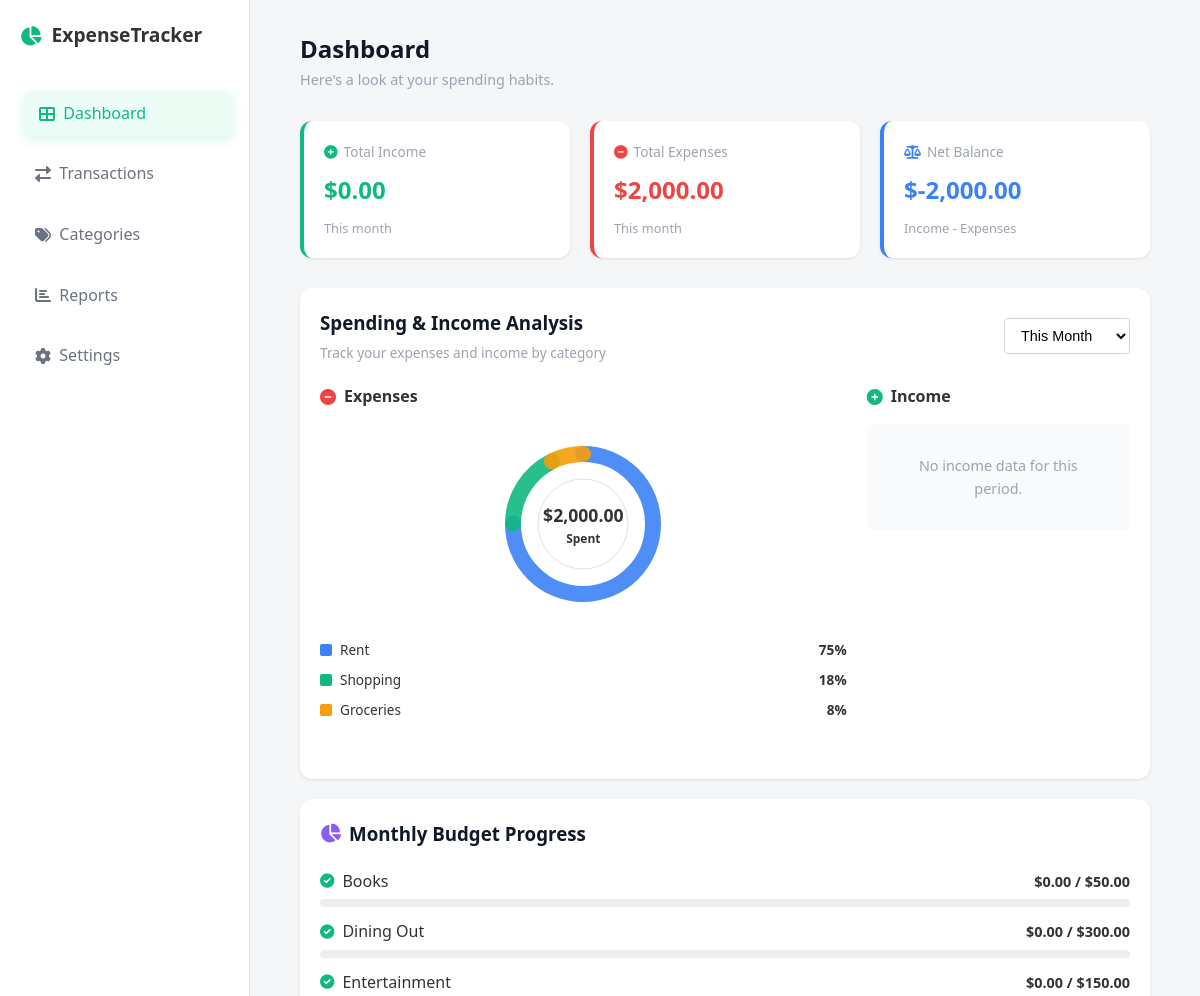
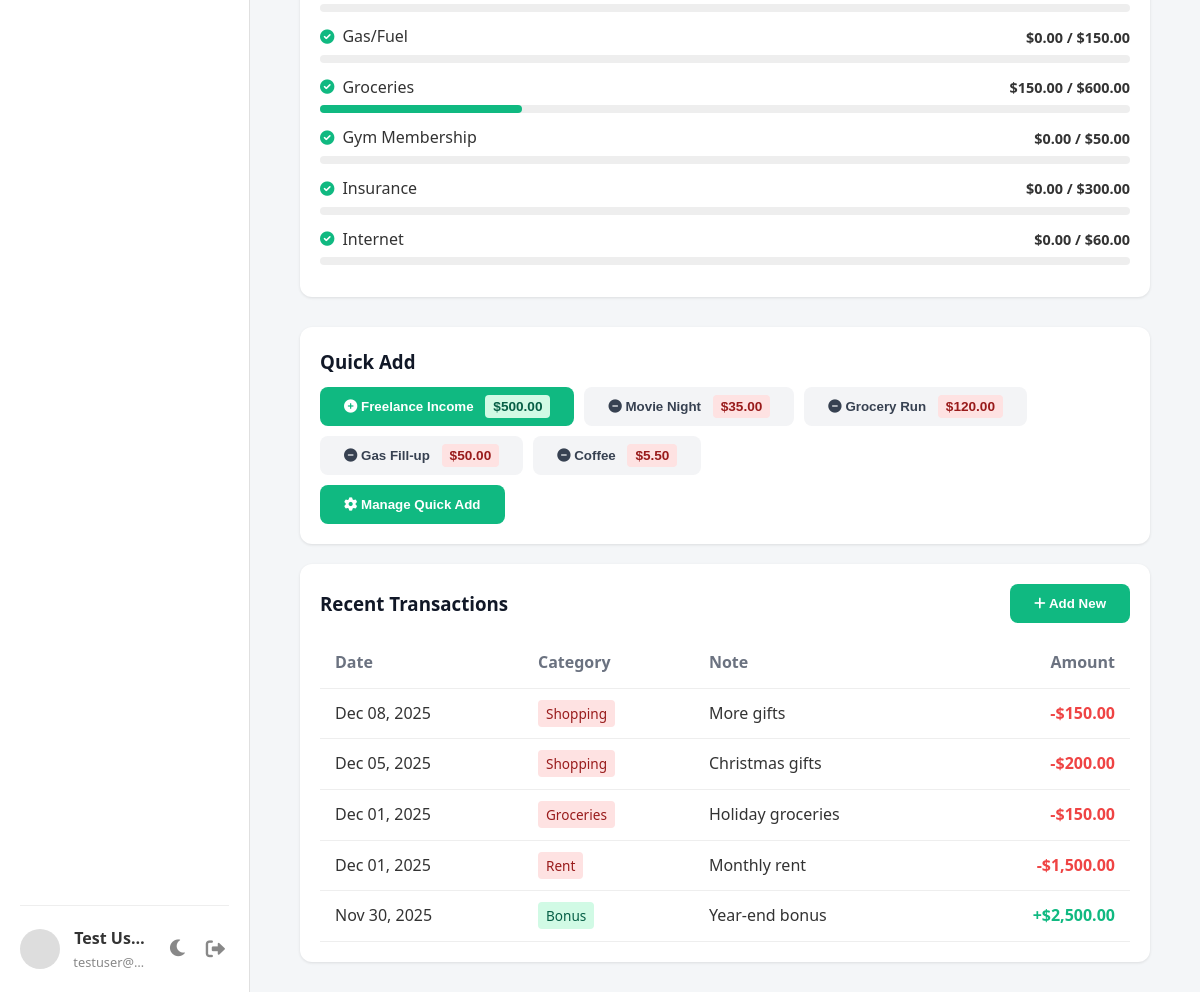
The page /DashboardOverview.php (signed in) on the database its author committed (2 pictures, top to bottom).
### tables this page shows
CREATE TABLE IF NOT EXISTS `categories` (
  `id` INT UNSIGNED NOT NULL AUTO_INCREMENT,
  `user_id` INT UNSIGNED NOT NULL,
  `name` VARCHAR(100) NOT NULL,
  `type` ENUM('income','expense') DEFAULT 'expense',
  `monthly_budget` DECIMAL(10,2) NULL,
  `recurring_frequency` ENUM('weekly','biweekly','monthly','quarterly','yearly') NULL,
  `recurring_amount` DECIMAL(10,2) NULL,
  `recurring_date` INT NULL COMMENT 'Day of month (1-31) or week number for weekly cycles',
  `last_recurring_date` DATE NULL COMMENT 'Track when last recurring transaction was logged',
  `created_at` TIMESTAMP NOT NULL DEFAULT CURRENT_TIMESTAMP,
  PRIMARY KEY (`id`),
  KEY `idx_categories_user` (`user_id`),
  KEY `idx_categories_type` (`type`),
  CONSTRAINT `fk_categories_user` FOREIGN KEY (`user_id`) REFERENCES `users`(`id`) ON DELETE CASCADE
);

CREATE TABLE IF NOT EXISTS `quick_presets` (
  `id` INT UNSIGNED NOT NULL AUTO_INCREMENT,
  `user_id` INT UNSIGNED NOT NULL,
  `label` VARCHAR(60) NOT NULL,
  `type` ENUM('income','expense') NOT NULL DEFAULT 'expense',
  `amount` DECIMAL(10,2) NOT NULL,
  `category_id` INT UNSIGNED NULL,
  `note` VARCHAR(255) NULL,
  `created_at` TIMESTAMP NOT NULL DEFAULT CURRENT_TIMESTAMP,
  PRIMARY KEY (`id`),
  KEY `idx_qp_user` (`user_id`),
  CONSTRAINT `fk_qp_user` FOREIGN KEY (`user_id`) REFERENCES `users`(`id`) ON DELETE CASCADE,
  CONSTRAINT `fk_qp_category` FOREIGN KEY (`category_id`) REFERENCES `categories`(`id`) ON DELETE SET NULL
);

CREATE TABLE IF NOT EXISTS `transactions` (
  `id` INT UNSIGNED NOT NULL AUTO_INCREMENT,
  `user_id` INT UNSIGNED NOT NULL,
  `category_id` INT UNSIGNED NULL,
  `type` ENUM('income','expense') NOT NULL,
  `amount` DECIMAL(10,2) NOT NULL,
  `note` VARCHAR(255) NULL,
  `date` DATE NOT NULL,
  `receipt_image` VARCHAR(255) NULL COMMENT 'Filename of uploaded receipt image',
  `created_at` TIMESTAMP NOT NULL DEFAULT CURRENT_TIMESTAMP,
  PRIMARY KEY (`id`),
  KEY `idx_transactions_user_date` (`user_id`, `date`),
  KEY `idx_transactions_category` (`category_id`),
  CONSTRAINT `fk_transactions_user` FOREIGN KEY (`user_id`) REFERENCES `users`(`id`) ON DELETE CASCADE,
  CONSTRAINT `fk_transactions_category` FOREIGN KEY (`category_id`) REFERENCES `categories`(`id`) ON DELETE SET NULL
);

### DashboardOverview.php (the view, shortened to what the rows shown need)
<?php
require_once __DIR__ . '/includes/auth.php';
$pdo = db();
$uid = (int)$_SESSION['user_id'];
$ym = date('Y-m');
$chartStartDate = date('Y-m-d', strtotime('first day of this month'));
$chartEndDate = date('Y-m-d');
$chartStmt = $pdo->prepare(
    "SELECT c.id, c.name, SUM(t.amount) as spent
     FROM categories c
     LEFT JOIN transactions t ON t.category_id = c.id AND t.user_id = c.user_id AND t.date >= ? AND t.date <= ? AND t.type = 'expense'
     WHERE c.user_id = ? AND c.type = 'expense'
     GROUP BY c.id, c.name
     HAVING spent > 0
     ORDER BY spent DESC"
);
$chartStmt->execute([$chartStartDate, $chartEndDate, $uid]);
$chartData = $chartStmt->fetchAll();
$chartTotal = array_sum(array_column($chartData, 'spent'));
$colors = ['#3b82f6', '#10b981', '#f59e0b', '#8b5cf6', '#ef4444', '#06b6d4', '#ec4899', '#14b8a6', '#f97316', '#6366f1'];
$stmt = $pdo->prepare("SELECT
    SUM(CASE WHEN type='income' THEN amount ELSE 0 END) AS income,
    SUM(CASE WHEN type='expense' THEN amount ELSE 0 END) AS expenses
  FROM transactions
  WHERE user_id = ? AND DATE_FORMAT(`date`, '%Y-%m') = ?");
$stmt->execute([$uid, $ym]);
$totals = $stmt->fetch() ?: ['income'=>0,'expenses'=>0];
$income = (float)($totals['income'] ?: 0);
$expenses = (float)($totals['expenses'] ?: 0);
$remaining = $income - $expenses;
include 'includes/header.php';
?>
<header>
    <div>
        <h2>Dashboard</h2>
    </div>
</header>
<div class="grid-3">
    <div class="card" style="border-left: 4px solid #10b981;">
        <h2 class="text-green" style="margin: 8px 0;"><?php echo get_currency_symbol(); ?><?php echo number_format($income, 2); ?></h2>
    </div>
    <div class="card" style="border-left: 4px solid #ef4444;">
        <h2 class="text-red" style="margin: 8px 0;"><?php echo get_currency_symbol(); ?><?php echo number_format($expenses, 2); ?></h2>
    </div>
    <div class="card" style="border-left: 4px solid #3b82f6;">
        <h2 style="color: #3b82f6; margin: 8px 0;"><?php echo get_currency_symbol(); ?><?php echo number_format($remaining, 2); ?></h2>
    </div>
</div>
<div class="grid-2" style="gap: 20px;">
    <div class="card" style="grid-column: 1 / -1;">
        <div class="grid-2" style="gap: 20px;">
            <div>
                <?php if (empty($chartData)): ?>
                    <div class="text-muted" style="text-align: center; padding: 30px; background: #f9fafb; border-radius: 8px;">No expense data for this period.</div>
                <?php else: ?>
                    <div class="chart-wrapper" style="display: flex; flex-direction: column; gap: 15px;">
                        <div class="chart-legend">
                            <ul style="list-style: none; padding: 0; margin: 0; max-height: 200px; overflow-y: auto;">
                                <?php foreach ($chartData as $idx => $cat): ?>
                                    <?php
                                        $spent = (float)$cat['spent'];
                                        $pct = $chartTotal > 0 ? ($spent / $chartTotal) * 100 : 0;
                                        $color = $colors[$idx % count($colors)];
                                    ?>
                                    <li style="margin-bottom: 8px; display: flex; align-items: center; gap: 8px; font-size: 0.85rem;">
                                        <div style="width: 12px; height: 12px; background: <?php echo $color; ?>; border-radius: 2px; flex-shrink: 0;"></div>
                                        <div style="flex: 1; min-width: 0;">
                                            <div style="font-weight: 500;" class="chart-text-dark"><?php echo e(substr($cat['name'], 0, 16)); ?></div>
                                        </div>
                                        <div style="font-weight: 600;" class="chart-text-dark"><?php echo number_format($pct, 0); ?>%</div>
                                    </li>
                                <?php endforeach; ?>
                            </ul>
                        </div>
                    </div>
                <?php endif; ?>
            </div>
        </div>
    </div>
    <div class="card" style="grid-column: 1 / -1;">
        <div style="margin-top: 20px;">
            <?php
            $stmt = $pdo->prepare("SELECT c.id, c.name, c.type, c.monthly_budget,
                SUM(CASE WHEN t.type='expense' THEN t.amount ELSE 0 END) AS spent
              FROM categories c
              LEFT JOIN transactions t ON t.category_id = c.id AND t.user_id = c.user_id AND DATE_FORMAT(t.date,'%Y-%m') = ?
              WHERE c.user_id = ? AND c.type = 'expense'
              GROUP BY c.id
              ORDER BY c.name ASC
              LIMIT 8");
            $stmt->execute([$ym, $uid]);
            foreach ($stmt as $row):
                $spent = (float)($row['spent'] ?: 0);
                $budget = isset($row['monthly_budget']) ? (float)$row['monthly_budget'] : 0;
                $pct = $budget > 0 ? min(100, ($spent / $budget) * 100) : 0;
                $statusColor = '#10b981';
                $statusIcon = 'fa-check-circle';
            ?>
            <div style="display:flex; justify-content:space-between; margin-bottom:5px; align-items:center;">
                <div style="display:flex; align-items:center; gap:8px; flex:1;">
                    <i class="fas <?php echo $statusIcon; ?>" style="color:<?php echo $statusColor; ?>; font-size:0.9rem;"></i>
                    <span><?php echo e($row['name']); ?></span>
                </div>
                <span style="font-size:0.9rem; font-weight:600;"><?php echo get_currency_symbol(); ?><?php echo number_format($spent,2); ?><?php if ($budget>0): ?> / <?php echo get_currency_symbol(); ?><?php echo number_format($budget,2); ?><?php else: ?> <span style="color:#999;">(no limit)</span><?php endif; ?></span>
            </div>
            <div style="height: 8px; background: #eee; border-radius: 4px; margin-bottom: 12px;">
                <div style="height: 100%; width: <?php echo ($budget > 0 ? (int)$pct : 0); ?>%; background: <?php echo $statusColor; ?>; border-radius: 4px;"></div>
            </div>
            <?php endforeach; ?>
        </div>
    </div>
</div>
<div class="card mb-2">
    <div style="display:flex; flex-wrap: wrap; gap: 10px; margin-top: 10px;">
        <?php
        $dashboard_presets = array();
        try {
            $ps = $pdo->prepare('SELECT id, label, type, amount FROM quick_presets WHERE user_id = ? ORDER BY created_at DESC, id DESC');
            $ps->execute(array($uid));
            $dashboard_presets = $ps->fetchAll();
        } catch (Exception $e) {
            $dashboard_presets = array();
        }
        ?>
        <?php if (empty($dashboard_presets)): ?>
            <div class="text-muted">No quick presets yet. Create them in Add New Transaction.</div>
        <?php else: ?>
            <?php foreach ($dashboard_presets as $p): ?>
                <?php
                    $isInc = ($p['type'] === 'income');
                    $btnClass = $isInc ? 'btn-primary' : 'btn-secondary';
                    $iconClass = $isInc ? 'fa-plus-circle' : 'fa-minus-circle';
                    $badgeClass = $isInc ? 'badge-income' : 'badge-expense';
                    $amountStr = number_format($p['amount'], 2);
                ?>
                <form action="TransactionEntryForm.php" method="POST" style="margin:0;">
                    <button class="btn <?php echo $btnClass; ?>" style="width:auto;">
                        <i class="fas <?php echo $iconClass; ?>"></i>
                        <?php echo e($p['label']); ?>
                        <span class="badge <?php echo $badgeClass; ?>" style="margin-left:8px;"><?php echo get_currency_symbol(); ?><?php echo $amountStr; ?></span>
                    </button>
                </form>
            <?php endforeach; ?>
        <?php endif; ?>
    </div>
</div>
<div class="card">
    <?php
    $recentStmt = $pdo->prepare("SELECT t.id, t.date, t.type, t.amount, t.note, c.name AS category_name
                                 FROM transactions t
                                 LEFT JOIN categories c ON c.id = t.category_id
                                 WHERE t.user_id = ?
                                 ORDER BY t.date DESC, t.id DESC
                                 LIMIT 5");
    $recentStmt->execute([$uid]);
    $recent = $recentStmt->fetchAll();
    ?>
    <table>
        <thead>
            <tr>
                <th>Date</th>
                <th>Category</th>
                <th>Note</th>
                <th style="text-align:right;">Amount</th>
            </tr>
        </thead>
        <tbody>
        <?php if (empty($recent)): ?>
            <tr><td colspan="4" class="text-muted">No transactions yet.</td></tr>
        <?php else: ?>
            <?php foreach ($recent as $r): ?>
            <?php
                $isIncome = ($r['type'] === 'income');
                $cls = $isIncome ? 'text-green' : 'text-red';
                $sign = $isIncome ? '+' : '-';
                $cat = $r['category_name'] ? $r['category_name'] : ($isIncome ? 'Income' : 'Uncategorized');
            ?>
            <tr>
                <td><?php echo e(date('M d, Y', strtotime($r['date']))); ?></td>
                <td><span class="badge <?php echo $isIncome ? 'badge-income' : 'badge-expense'; ?>"><?php echo e($cat); ?></span></td>
                <td><?php echo e($r['note']); ?></td>
                <td style="text-align:right; font-weight:bold;" class="<?php echo $cls; ?>"><?php echo $sign; ?><?php echo get_currency_symbol(); ?><?php echo number_format($r['amount'], 2); ?></td>
            </tr>
            <?php endforeach; ?>
        <?php endif; ?>
        </tbody>
    </table>
</div>
<?php include 'includes/footer.php'; ?>

### rows shown on the page
categories: name "Rent", pct "75"
categories: name "Shopping", pct "18"
categories: name "Groceries", pct "8", spent "150.00", monthly_budget "600.00"
categories: name "Books", spent "0.00", monthly_budget "50.00"
categories: name "Dining Out", spent "0.00", monthly_budget "300.00"
categories: name "Entertainment", spent "0.00", monthly_budget "150.00"
categories: name "Gas/Fuel", spent "0.00", monthly_budget "150.00"
categories: name "Gym Membership", spent "0.00", monthly_budget "50.00"
categories: name "Insurance", spent "0.00", monthly_budget "300.00"
categories: name "Internet", spent "0.00", monthly_budget "60.00"
quick_presets: label "Freelance Income", amount "500.00"
quick_presets: label "Movie Night", amount "35.00"
quick_presets: label "Grocery Run", amount "120.00"
quick_presets: label "Gas Fill-up", amount "50.00"
quick_presets: label "Coffee", amount "5.50"
transactions: date "Dec 08, 2025", category.name "Shopping", note "More gifts", type "-", amount "150.00"
transactions: date "Dec 05, 2025", category.name "Shopping", note "Christmas gifts", type "-", amount "200.00"
transactions: date "Dec 01, 2025", category.name "Groceries", note "Holiday groceries", type "-", amount "150.00"
transactions: date "Dec 01, 2025", category.name "Rent", note "Monthly rent", type "-", amount "1,500.00"
transactions: date "Nov 30, 2025", category.name "Bonus", note "Year-end bonus", type "+", amount "2,500.00"

### other values the page prints
$cu['name'] ?: 'User' "Test User"
$cu['email'] ?: '' "testuser@…"
get_currency_symbol() "$"
$income "0.00"
$expenses "2,000.00"
$remaining "-2,000.00"
$chartTotal "2,000.00"
